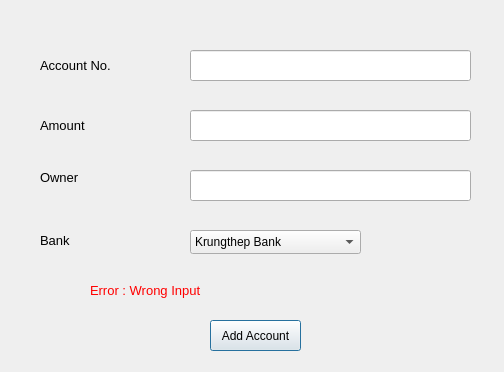
<?xml version="1.0" encoding="UTF-8"?>
<ui version="4.0">
 <class>SelectAcc</class>
 <widget class="QDialog" name="SelectAcc">
  <property name="geometry">
   <rect>
    <x>0</x>
    <y>0</y>
    <width>504</width>
    <height>372</height>
   </rect>
  </property>
  <property name="windowTitle">
   <string>Dialog</string>
  </property>
  <property name="styleSheet">
   <string notr="true">background-image:url(:/img/mainbg.png)</string>
  </property>
  <widget class="QPushButton" name="confirmAdd">
   <property name="geometry">
    <rect>
     <x>210</x>
     <y>320</y>
     <width>91</width>
     <height>31</height>
    </rect>
   </property>
   <property name="text">
    <string>Add Account</string>
   </property>
  </widget>
  <widget class="QLineEdit" name="AccountNoInput">
   <property name="geometry">
    <rect>
     <x>190</x>
     <y>50</y>
     <width>281</width>
     <height>31</height>
    </rect>
   </property>
   <property name="maxLength">
    <number>10</number>
   </property>
  </widget>
  <widget class="QLabel" name="AccountNoBox">
   <property name="geometry">
    <rect>
     <x>40</x>
     <y>50</y>
     <width>131</width>
     <height>31</height>
    </rect>
   </property>
   <property name="styleSheet">
    <string notr="true">background:none;</string>
   </property>
   <property name="text">
    <string>&lt;html&gt;&lt;head/&gt;&lt;body&gt;&lt;p&gt;&lt;span style=&quot; font-size:10pt;&quot;&gt;Account No.&lt;/span&gt;&lt;/p&gt;&lt;/body&gt;&lt;/html&gt;</string>
   </property>
  </widget>
  <widget class="QLabel" name="AmountBox">
   <property name="geometry">
    <rect>
     <x>40</x>
     <y>110</y>
     <width>91</width>
     <height>31</height>
    </rect>
   </property>
   <property name="styleSheet">
    <string notr="true">background:none;</string>
   </property>
   <property name="text">
    <string>&lt;html&gt;&lt;head/&gt;&lt;body&gt;&lt;p&gt;&lt;span style=&quot; font-size:10pt;&quot;&gt;Amount&lt;/span&gt;&lt;/p&gt;&lt;/body&gt;&lt;/html&gt;</string>
   </property>
  </widget>
  <widget class="QLineEdit" name="AmountInput">
   <property name="geometry">
    <rect>
     <x>190</x>
     <y>110</y>
     <width>281</width>
     <height>31</height>
    </rect>
   </property>
  </widget>
  <widget class="QLabel" name="OwnerBox">
   <property name="geometry">
    <rect>
     <x>40</x>
     <y>170</y>
     <width>81</width>
     <height>41</height>
    </rect>
   </property>
   <property name="styleSheet">
    <string notr="true">background:none;</string>
   </property>
   <property name="text">
    <string>&lt;html&gt;&lt;head/&gt;&lt;body&gt;&lt;p&gt;&lt;span style=&quot; font-size:10pt;&quot;&gt;Owner&lt;/span&gt;&lt;/p&gt;&lt;p&gt;&lt;br/&gt;&lt;/p&gt;&lt;/body&gt;&lt;/html&gt;</string>
   </property>
  </widget>
  <widget class="QLineEdit" name="OwnerInput">
   <property name="geometry">
    <rect>
     <x>190</x>
     <y>170</y>
     <width>281</width>
     <height>31</height>
    </rect>
   </property>
  </widget>
  <widget class="QComboBox" name="SelectBankCombo">
   <property name="geometry">
    <rect>
     <x>190</x>
     <y>230</y>
     <width>171</width>
     <height>24</height>
    </rect>
   </property>
   <item>
    <property name="text">
     <string>Krungthep Bank</string>
    </property>
   </item>
   <item>
    <property name="text">
     <string>Krungsri Bank</string>
    </property>
   </item>
   <item>
    <property name="text">
     <string>Krungthai Bank</string>
    </property>
   </item>
   <item>
    <property name="text">
     <string>Siam Commercial Bank</string>
    </property>
   </item>
   <item>
    <property name="text">
     <string>Government Saving Bank</string>
    </property>
   </item>
   <item>
    <property name="text">
     <string>Thanachart Bank</string>
    </property>
   </item>
   <item>
    <property name="text">
     <string>TMB Bank</string>
    </property>
   </item>
   <item>
    <property name="text">
     <string>Kasikorn Bank</string>
    </property>
   </item>
  </widget>
  <widget class="QLabel" name="BankBox">
   <property name="geometry">
    <rect>
     <x>40</x>
     <y>230</y>
     <width>71</width>
     <height>21</height>
    </rect>
   </property>
   <property name="styleSheet">
    <string notr="true">background:none;</string>
   </property>
   <property name="text">
    <string>&lt;html&gt;&lt;head/&gt;&lt;body&gt;&lt;p&gt;&lt;span style=&quot; font-size:10pt;&quot;&gt;Bank&lt;/span&gt;&lt;/p&gt;&lt;/body&gt;&lt;/html&gt;</string>
   </property>
  </widget>
  <widget class="QLabel" name="ErrorMsg">
   <property name="geometry">
    <rect>
     <x>90</x>
     <y>275</y>
     <width>261</width>
     <height>31</height>
    </rect>
   </property>
   <property name="styleSheet">
    <string notr="true">background:none;</string>
   </property>
   <property name="text">
    <string>&lt;html&gt;&lt;head/&gt;&lt;body&gt;&lt;p&gt;&lt;span style=&quot; font-size:10pt; color:#ff0000;&quot;&gt;Error : Wrong Input&lt;/span&gt;&lt;/p&gt;&lt;/body&gt;&lt;/html&gt;</string>
   </property>
  </widget>
 </widget>
 <resources/>
 <connections/>
</ui>
